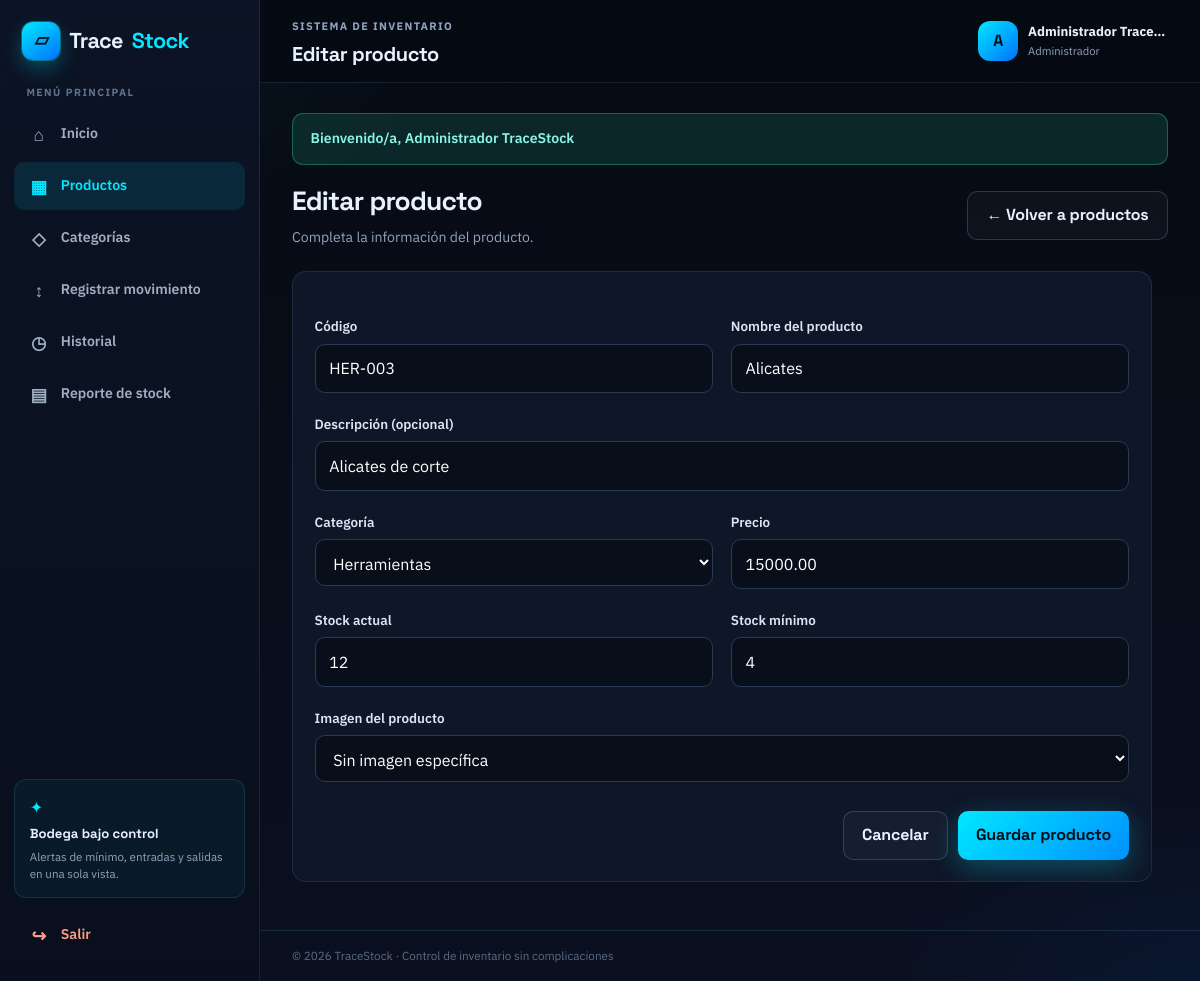
The app's page /producto_form.php?id=7 (signed in), older data.
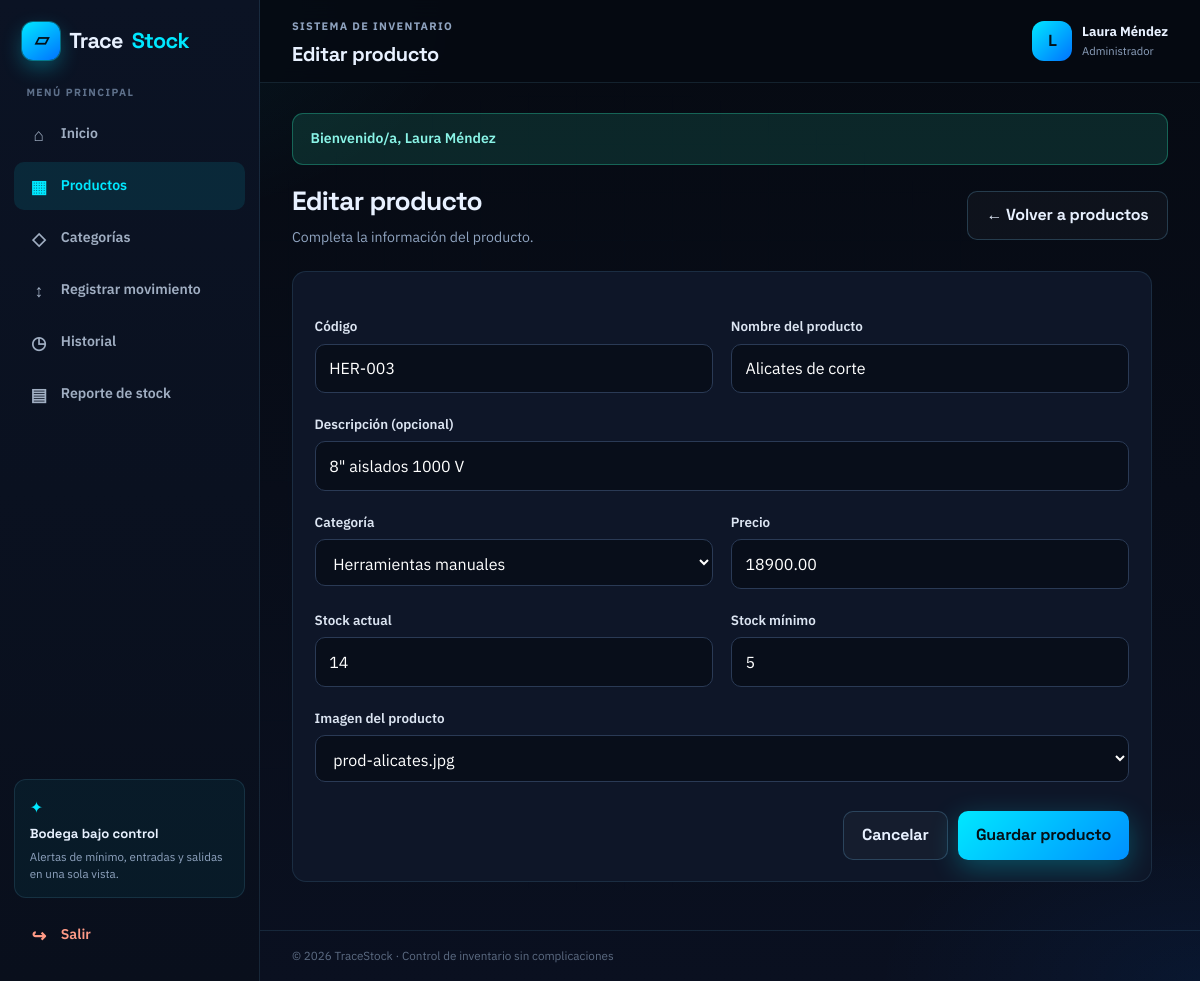
The same page, newer data.
### tables this page shows
CREATE TABLE producto (
  id_producto   INT UNSIGNED AUTO_INCREMENT PRIMARY KEY,
  codigo        VARCHAR(30)  NOT NULL UNIQUE,
  nombre        VARCHAR(100) NOT NULL,
  descripcion   TEXT NULL,
  precio        DECIMAL(10,2) NOT NULL DEFAULT 0,
  stock_actual  INT NOT NULL DEFAULT 0,
  stock_minimo  INT NOT NULL DEFAULT 0,
  imagen        VARCHAR(120) NULL,
  id_categoria  INT UNSIGNED NOT NULL,
  CONSTRAINT fk_producto_categoria
    FOREIGN KEY (id_categoria) REFERENCES categoria(id_categoria)
    ON UPDATE CASCADE
    ON DELETE RESTRICT
);

CREATE TABLE categoria (
  id_categoria INT UNSIGNED AUTO_INCREMENT PRIMARY KEY,
  nombre       VARCHAR(100) NOT NULL UNIQUE
);

### includes/funciones.php (called while the page is built, shortened)
<?php
function e(string $texto): string
{
    return htmlspecialchars($texto, ENT_QUOTES, 'UTF-8');
}
function obtenerMensaje(): ?array
{
    $msg = $_SESSION['flash'];
    return $msg;
}

### producto_form.php (the view, shortened to what the changed rows need)
<?php
require_once __DIR__ . '/includes/conexion.php';
require_once __DIR__ . '/includes/funciones.php';
$id = (int) ($_GET['id'] ?? $_POST['id_producto'] ?? 0);
$editando = $id > 0;
$tituloPagina = $editando ? 'Editar producto' : 'Nuevo producto';
$producto = [
    'codigo' => '',
    'nombre' => '',
    'descripcion' => '',
    'precio' => '',
    'stock_actual' => '0',
    'stock_minimo' => '5',
    'imagen' => '',
    'id_categoria' => '',
];
if ($editando && $_SERVER['REQUEST_METHOD'] !== 'POST') {
    $stmt = $mysqli->prepare('SELECT * FROM producto WHERE id_producto = ?');
    $stmt->bind_param('i', $id);
    $stmt->execute();
    $row = $stmt->get_result()->fetch_assoc();
    $producto = $row;
}
$categorias = $mysqli->query('SELECT id_categoria, nombre FROM categoria ORDER BY nombre')->fetch_all(MYSQLI_ASSOC);
$imagenesDisponibles = [];
foreach (glob(__DIR__ . '/img/prod-*.jpg') ?: [] as $rutaImg) {
    $imagenesDisponibles[] = basename($rutaImg);
}
sort($imagenesDisponibles);
require __DIR__ . '/includes/layout_inicio.php';
?>
<div class="page-heading">
  <div>
    <h1><?= e($tituloPagina) ?></h1>
  </div>
  <a class="btn btn-outline" href="productos.php">← Volver a productos</a>
</div>
<div class="section-card form-card wide-form">
  <form method="post">
    <div class="form-grid">
      <div>
        <label for="codigo">Código</label>
        <input id="codigo" name="codigo" maxlength="30" required
               placeholder="Ej. ELE-001" value="<?= e((string) $producto['codigo']) ?>">
      </div>
      <div>
        <label for="nombre">Nombre del producto</label>
        <input id="nombre" name="nombre" maxlength="100" required
               placeholder="Ej. Cable 12 AWG" value="<?= e((string) $producto['nombre']) ?>">
      </div>
      <div class="form-span">
        <label for="descripcion">Descripción (opcional)</label>
        <input id="descripcion" name="descripcion"
               placeholder="Detalle del producto" value="<?= e((string) ($producto['descripcion'] ?? '')) ?>">
      </div>
      <div>
        <label for="id_categoria">Categoría</label>
        <select id="id_categoria" name="id_categoria" required>
          <?php foreach ($categorias as $c): ?>
            <option value="<?= (int) $c['id_categoria'] ?>"
              <?= (int) $producto['id_categoria'] === (int) $c['id_categoria'] ? 'selected' : '' ?>>
              <?= e($c['nombre']) ?>
            </option>
          <?php endforeach; ?>
        </select>
      </div>
      <div>
        <label for="precio">Precio</label>
        <input id="precio" name="precio" type="number" min="1" step="0.01" required
               value="<?= e((string) $producto['precio']) ?>">
      </div>
      <div>
        <label for="stock_actual">Stock actual</label>
        <input id="stock_actual" name="stock_actual" type="number" min="0" required
               value="<?= e((string) $producto['stock_actual']) ?>">
      </div>
      <div>
        <label for="stock_minimo">Stock mínimo</label>
        <input id="stock_minimo" name="stock_minimo" type="number" min="0" required
               value="<?= e((string) $producto['stock_minimo']) ?>">
      </div>
      <div class="form-span">
        <label for="imagen">Imagen del producto</label>
        <select id="imagen" name="imagen">
          <option value="">Sin imagen específica</option>
          <?php foreach ($imagenesDisponibles as $imgArchivo): ?>
            <option value="<?= e($imgArchivo) ?>"
              <?= ($producto['imagen'] ?? '') === $imgArchivo ? 'selected' : '' ?>>
              <?= e($imgArchivo) ?>
            </option>
          <?php endforeach; ?>
        </select>
      </div>
    </div>
  </form>
</div>
<?php require __DIR__ . '/includes/layout_fin.php'; ?>

### includes/layout_inicio.php (shortened to what the changed rows need)
<?php
$usuarioNombre = $_SESSION['nombre'] ?? 'Admin';
$usuarioRol = $_SESSION['rol'] ?? 'administrador';
$inicial = mb_strtoupper(mb_substr($usuarioNombre, 0, 1));
$flash = obtenerMensaje();
$rolLabel = $usuarioRol === 'operario' ? 'Operario' : 'Administrador';
?>
<!DOCTYPE html>
<html lang="es">
<head>
  <link rel="stylesheet" href="estilo.css">
</head>
<body>
<div class="app-shell">
  <main class="main-area">
    <header class="topbar">
      <div class="topbar-left">
        <div>
          <h2><?= e($tituloPagina) ?></h2>
        </div>
      </div>
      <div class="user-chip">
        <div class="avatar" aria-hidden="true"><?= e($inicial) ?></div>
        <div>
          <strong><?= e($usuarioNombre) ?></strong>
          <small><?= e($rolLabel) ?></small>
        </div>
      </div>
    </header>
    <div class="content-area">
      <?php if ($flash): ?>
        <div class="flash flash-<?= e($flash['tipo']) ?>" role="status"><?= e($flash['texto']) ?></div>
      <?php endif; ?>

Row changes from the older to the newer data that the page shows:
changed producto "HER-003": nombre "Alicates" → "Alicates de corte"; descripcion "Alicates de corte" → "8\" aislados 1000 V"; id_categoria "Herramientas" → "Herramientas manuales"; precio "15000.00" → "18900.00"; stock_actual "12" → "14"; stock_minimo "4" → "5"
Text that changed along with them:
$inicial: "A" → "L"
$usuarioNombre: "Administrador Trace…" → "Laura Méndez"
$flash['texto']: "Bienvenido/a, Administrador TraceStock" → "Bienvenido/a, Laura Méndez"
form field imagen: "Sin imagen específica" → "prod-alicates.jpg"
